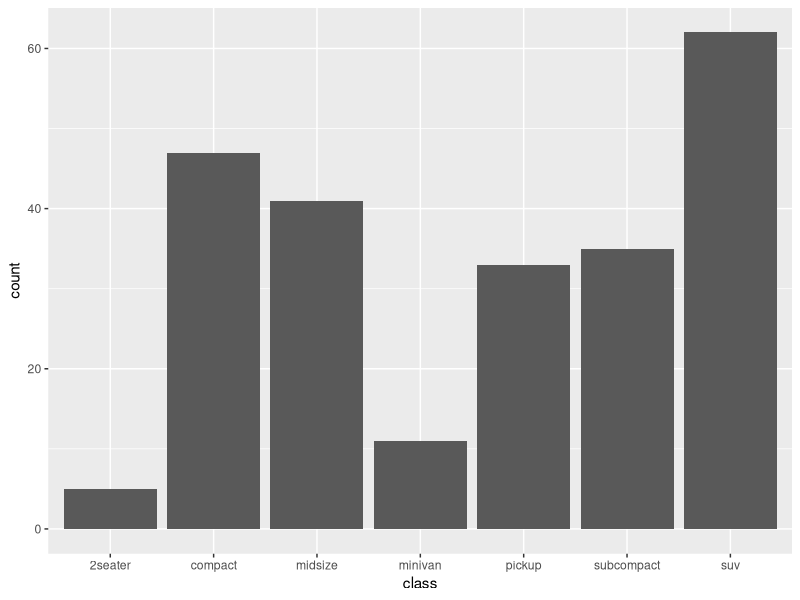
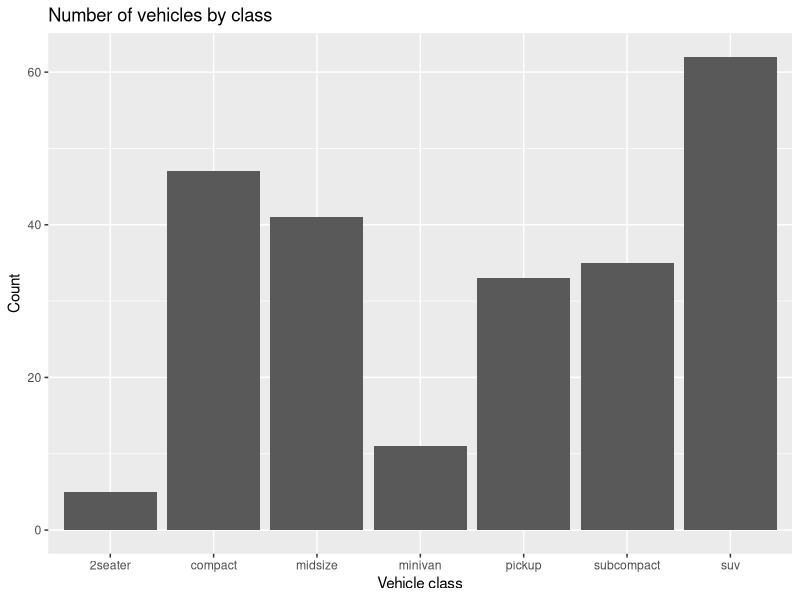
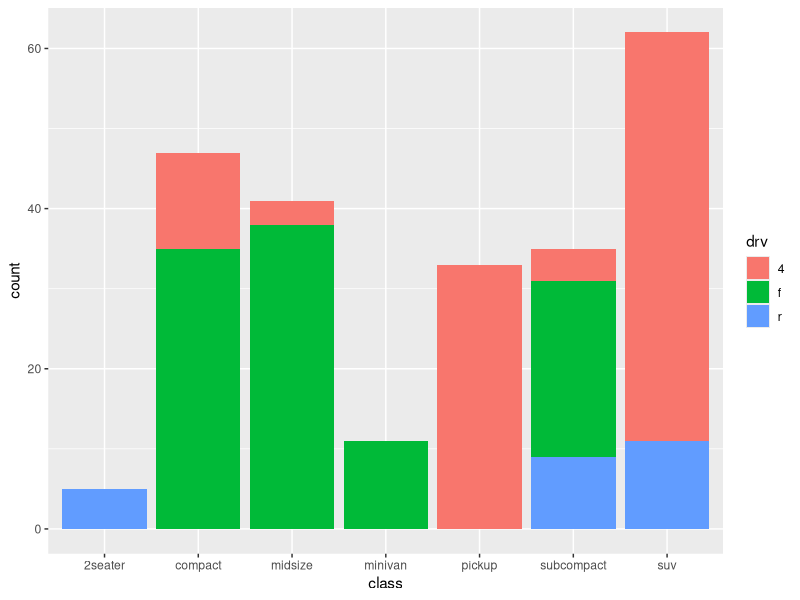
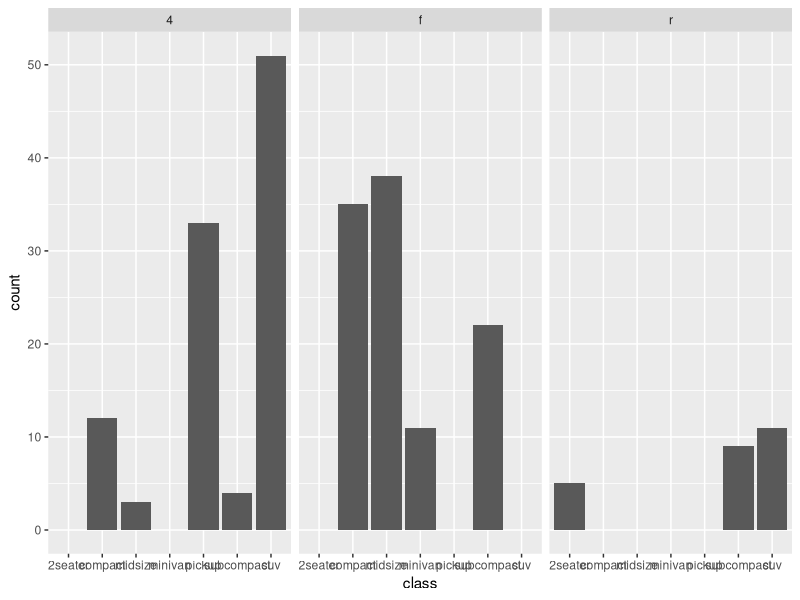
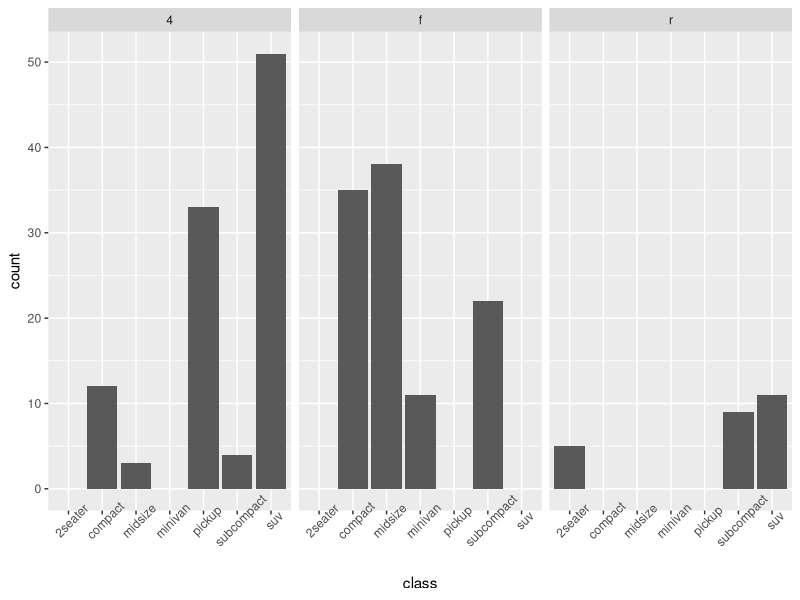
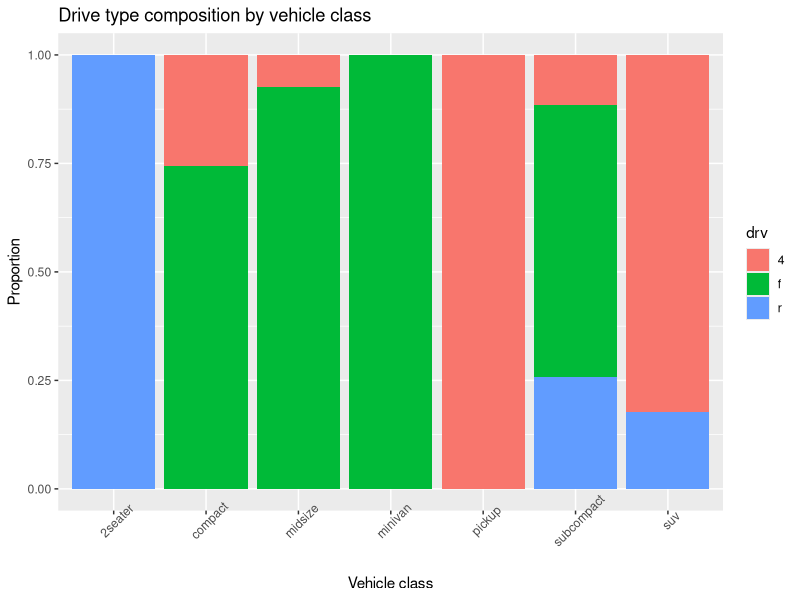

R code for these plots, in order:
## ---- chunk 1
knitr::opts_chunk$set(echo = TRUE)
## ---- chunk 2
library(ggplot2)
## ---- chunk 3
ggplot(data = mpg, 
       mapping = aes(x = class)) +
  geom_bar()
## ---- chunk 4
ggplot(data = mpg, 
       mapping = aes(x = class)) +
  geom_bar() +
  labs(
    x = "Vehicle class",
    y = "Count",
    title = "Number of vehicles by class"
  )
## ---- chunk 5
ggplot(data = mpg, 
       mapping = aes(x = class, fill = drv)) +
  geom_bar()
## ---- chunk 6
ggplot(data = mpg, 
       mapping = aes(x = class)) +
  geom_bar() +
  facet_wrap(~ drv)
## ---- chunk 7
ggplot(data = mpg, 
       mapping = aes(x = class)) +
  geom_bar() +
  facet_wrap(~ drv) +
  theme(axis.text.x = element_text(angle = 45))
## ---- chunk 8
ggplot(data = mpg, 
       mapping = aes(x = class, fill = drv)) +
  geom_bar(position = "fill") +
  labs(
    title = "Drive type composition by vehicle class",
    x = "Vehicle class",
    y = "Proportion"
  ) +
  theme(axis.text.x = element_text(angle = 45))
